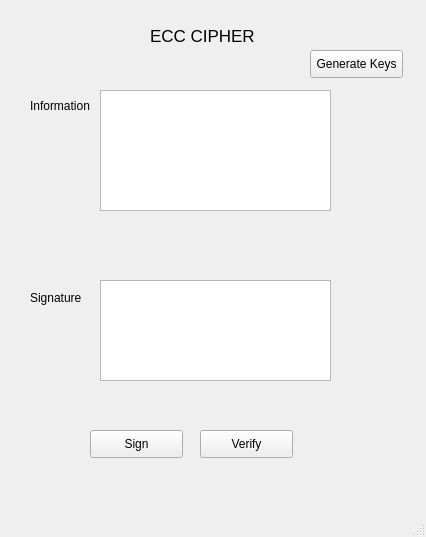
<?xml version="1.0" encoding="UTF-8"?>
<ui version="4.0">
 <class>MainWindow</class>
 <widget class="QMainWindow" name="MainWindow">
  <property name="geometry">
   <rect>
    <x>0</x>
    <y>0</y>
    <width>426</width>
    <height>537</height>
   </rect>
  </property>
  <property name="windowTitle">
   <string>MainWindow</string>
  </property>
  <widget class="QWidget" name="centralwidget">
   <widget class="QLabel" name="label_4">
    <property name="geometry">
     <rect>
      <x>30</x>
      <y>90</y>
      <width>81</width>
      <height>31</height>
     </rect>
    </property>
    <property name="text">
     <string>Information</string>
    </property>
   </widget>
   <widget class="QLabel" name="label_5">
    <property name="geometry">
     <rect>
      <x>30</x>
      <y>290</y>
      <width>61</width>
      <height>16</height>
     </rect>
    </property>
    <property name="text">
     <string>Signature</string>
    </property>
   </widget>
   <widget class="QTextEdit" name="txtSignature">
    <property name="geometry">
     <rect>
      <x>100</x>
      <y>280</y>
      <width>231</width>
      <height>101</height>
     </rect>
    </property>
   </widget>
   <widget class="QTextEdit" name="txtInfor">
    <property name="geometry">
     <rect>
      <x>100</x>
      <y>90</y>
      <width>231</width>
      <height>121</height>
     </rect>
    </property>
   </widget>
   <widget class="QPushButton" name="btnGenKeys">
    <property name="geometry">
     <rect>
      <x>310</x>
      <y>50</y>
      <width>93</width>
      <height>28</height>
     </rect>
    </property>
    <property name="text">
     <string>Generate Keys</string>
    </property>
   </widget>
   <widget class="QPushButton" name="btnSign">
    <property name="geometry">
     <rect>
      <x>90</x>
      <y>430</y>
      <width>93</width>
      <height>28</height>
     </rect>
    </property>
    <property name="text">
     <string>Sign</string>
    </property>
   </widget>
   <widget class="QPushButton" name="btnVerify">
    <property name="geometry">
     <rect>
      <x>200</x>
      <y>430</y>
      <width>93</width>
      <height>28</height>
     </rect>
    </property>
    <property name="text">
     <string>Verify</string>
    </property>
   </widget>
   <widget class="QLabel" name="label_6">
    <property name="geometry">
     <rect>
      <x>150</x>
      <y>10</y>
      <width>161</width>
      <height>51</height>
     </rect>
    </property>
    <property name="font">
     <font>
      <pointsize>13</pointsize>
     </font>
    </property>
    <property name="text">
     <string>ECC CIPHER</string>
    </property>
   </widget>
  </widget>
  <widget class="QMenuBar" name="menubar">
   <property name="geometry">
    <rect>
     <x>0</x>
     <y>0</y>
     <width>426</width>
     <height>26</height>
    </rect>
   </property>
  </widget>
  <widget class="QStatusBar" name="statusbar"/>
 </widget>
 <resources/>
 <connections/>
</ui>
